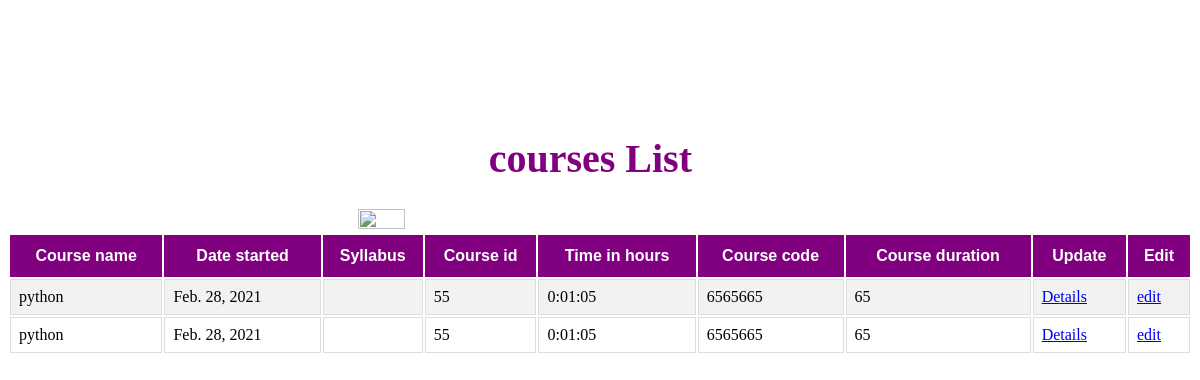
Before: /courses/course/ with the older database file.
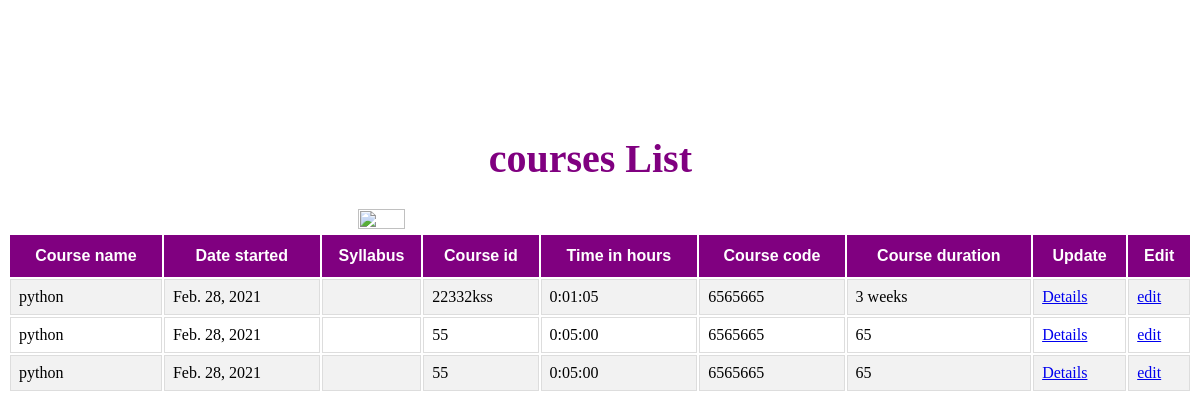
After: the same page with the newer database file.
### courses/models.py (models this page shows)
class Courses(models.Model):
        Course_name=models.CharField(max_length=12)
        Date_started=models.DateField()
        Syllabus=models.TextField()
        Course_id=models.CharField(max_length=12)
        Time_in_hours=models.DurationField()
        Course_code=models.CharField(max_length=12)
        Course_duration=models.CharField(max_length=12)

### courses/views.py (the view)
# urls.py: path('course/',course_list,name='course_list'),
def course_list(request):
    courses=Courses.objects.all()
    return render(request,"course_list.html",{"course":courses})

### courses/templates/course_list.html (shortened to what this page needs)
<!DOCTYPE html>
<html lang="en">
<head>
</head>
<body>
        <h1>courses List</h1>
        <img class="image" src="https://i.pinimg.com/736x/4b/4b/c8/4b4bc8f0e26e86fcbdfb5b7a898ee910.jpg" height= "20%" width= "20%"/>
    <table class="table" >
        <tr>
            <th>Course name</th>
            <th>Date started</th>
            <th>Syllabus</th>
            <th>Course id</th>
            <th>Time in hours</th>
            <th>Course code</th>
            <th>Course duration</th>
            <th>Update</th>
            <th>Edit</th>
        </tr>
        {% for courses in course %}
        <tr>
            <td>{{courses.Course_name}}</td>
            <td>{{courses.Date_started}}</td>
            <td>{{courses.syllabus}}</td>
            <td>{{courses.Course_id}}</td>
            <td>{{courses.Time_in_hours}}</td>
            <td>{{courses.Course_code}}</td>
            <td>{{courses.Course_duration}}</td>
            <td><a href="{% url 'courses_details' id=courses.id%}">Details</a></td>
            <td><a href="{% url 'edit_courses' id=courses.id%}">edit</a></td>
    </tr>
    {% endfor %}
    </table>
</body>
</html>

Changed rows visible on the page:
changed Courses: Course_id "55" → "22332kss"; Course_duration "65" → "3 weeks"
changed Courses (number 2 of 3 on the later page): Time_in_hours "0:01:05" → "0:05:00"
added Courses: Course_name "python", Date_started "Feb. 28, 2021", Course_id "55", Time_in_hours "0:05:00", Course_code "6565665", Course_duration "65"
